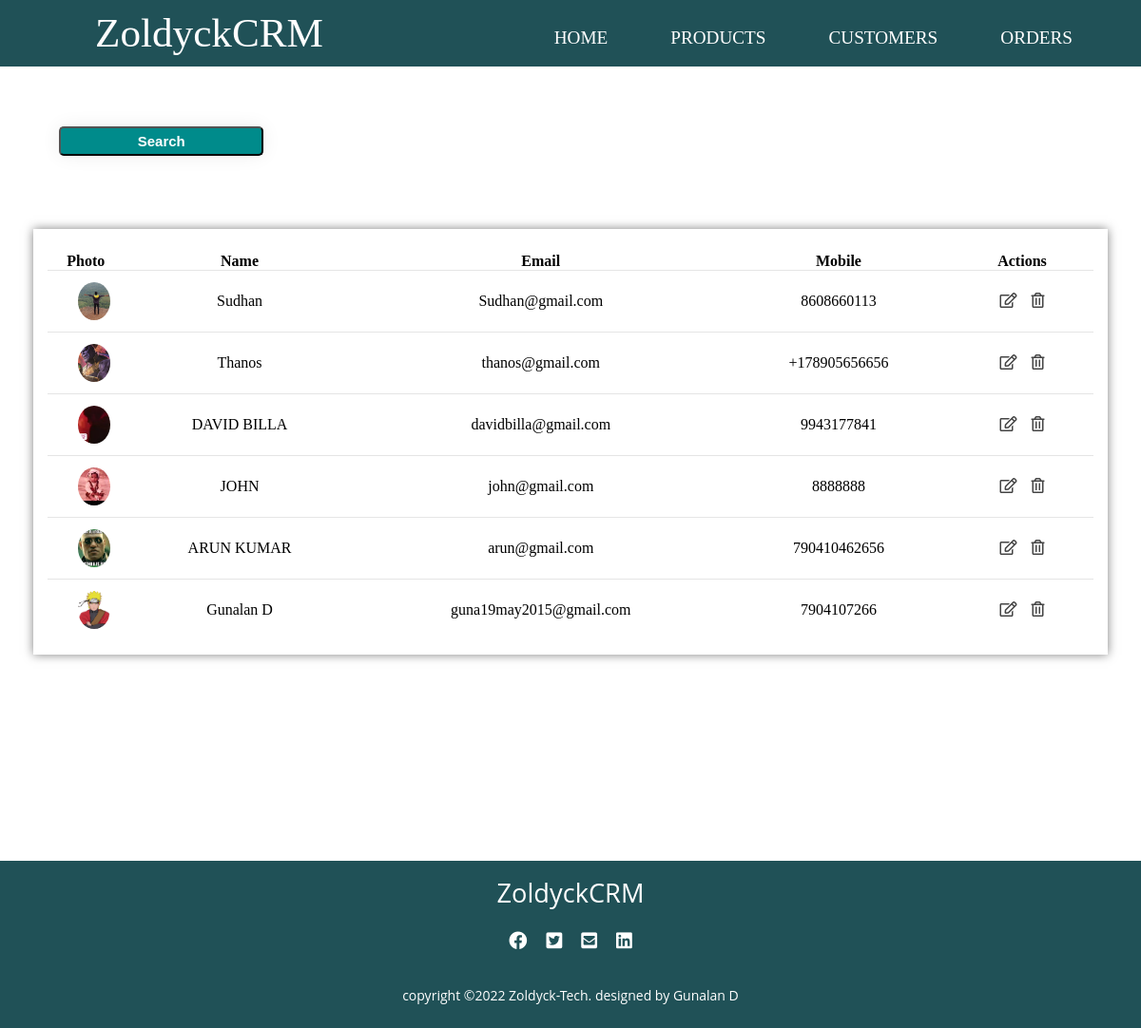
Before: /customers/ with the older database file.
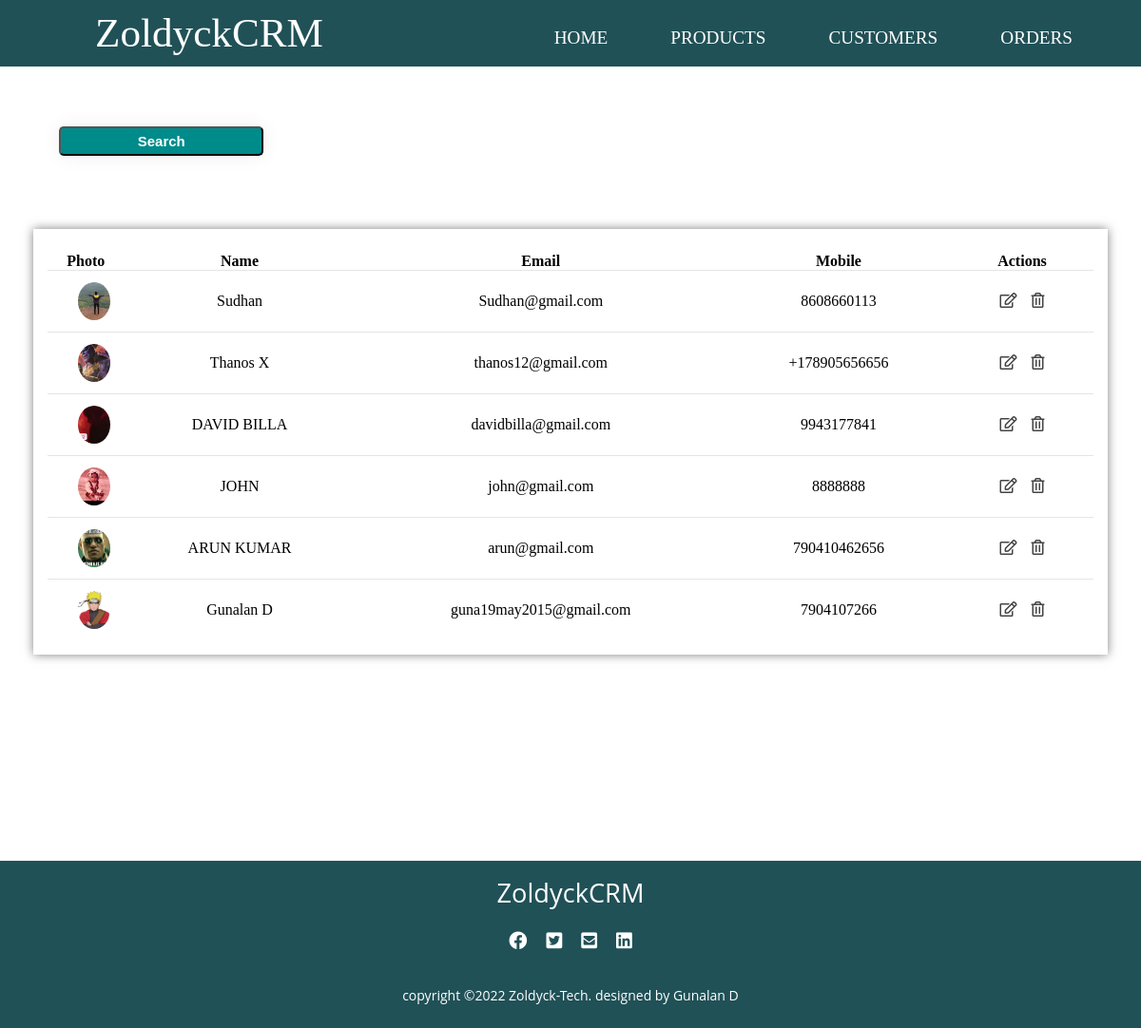
After: the same page with the newer database file.
### accounts/models.py (models this page shows, shortened)
class Customer(models.Model):
    customer_pic = models.ImageField(upload_to='customer_pics/', blank=True)
    customer_name = models.CharField(max_length=50, null= True)
    customer_email = models.CharField(max_length=200 , null= True)
    customer_mobile = models.CharField(max_length=50 , null= True)
    date_created = models.DateTimeField(auto_now_add=True , null= True)

### accounts/views.py (the view)
# urls.py: path('customers/', views.customers, name='customers'),
def customers(request):
    customers = Customer.objects.all()
    context = {
        'customers': customers
    }
    return render(request, 'accounts/customers.html',context)

### accounts/templates/accounts/customers.html
{% extends 'accounts/layout.html'%}
{% block content %}
<section>
    <div class="main">
        <div class="product-tables">
            <div class="button">
                <button class="crt-ser"><a href="">Search</a></button>
            </div>
            <div class="latest-products">
                <table class="cus-prod-customers">
                    <thead>
                        <tr>
                            <th>Photo</th>
                            <th>Name</th>
                            <th>Email</th>
                            <th>Mobile</th>
                            <th>Actions</th>
                        </tr>
                    </thead>
                    <tbody>
                        {% for cus in customers %}
                        <tr>
                            <td class="id-td">
                                <div class="img-box-small-cus">
                                    {% if cus.customer_pic %}
                                    <img src="{{ cus.customer_pic.url }}">
                                    {% endif %}
                                </div>
                            </td>
                            <td>{{ cus.customer_name }}</td>
                            <td>{{ cus.customer_email }}</td>
                            <td>{{ cus.customer_mobile }}</td>
                            <td>
                                <a href="{% url 'customer' cus.id %}"><i class="far fa-edit"></i></a>
                                <a href="{% url 'delete_customer' cus.id %}"><i class="far fa-trash-alt"></i></a>
                            </td>
                        </tr>
                        {% endfor %}
                    </tbody>
                </table>
            </div>
        </div>
    </div>
</section>
{% endblock %}

Changed rows visible on the page:
changed Customer: customer_name "Thanos" → "Thanos X"; customer_email "thanos@gmail.com" → "thanos12@gmail.com"
